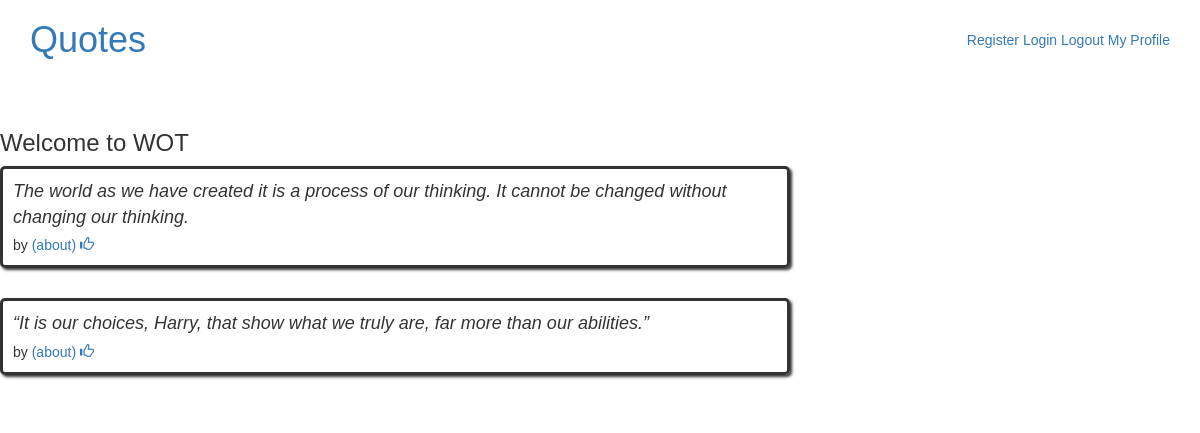
The page /apage/ on the database as committed earlier.
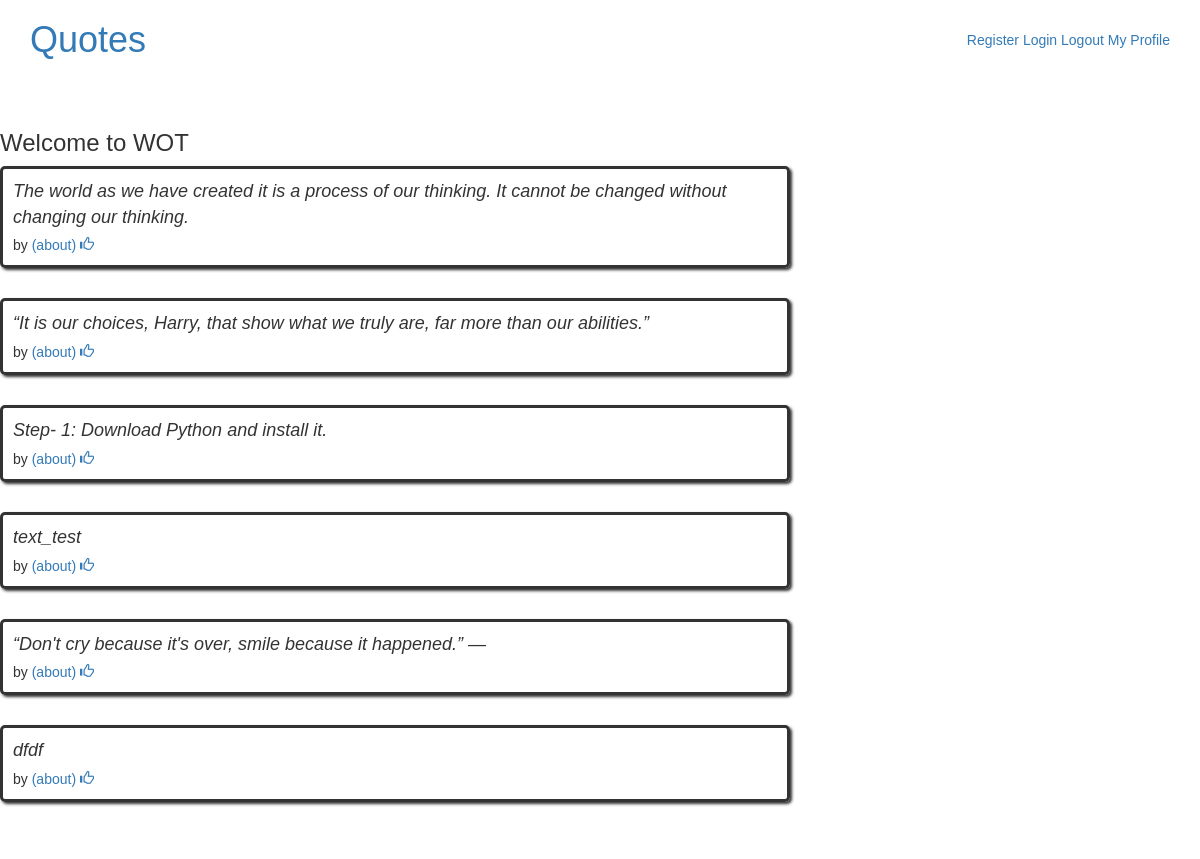
The same page on the database as committed later.
### apage/models.py (models this page shows, shortened)
class Quote(models.Model):
    text = models.CharField(max_length=1000, default="Write right on me...Pour your heart")
    tags = models.CharField(max_length=1000, default="Morality")

### apage/views.py (the view)
def index(request):
    all_quotes = Quote.objects.all()
    return render(request,'apage/index.html', {'all_quotes': all_quotes})

### apage/templates/apage/index.html
{% extends 'apage/base.html' %}
{% block content %}
    <h3>Welcome to WOT </h3>
    {% for quote in all_quotes %}
    <div class="row">
        <div class="col-md-8">
            <div class="quote" itemscope itemtype="#">
                <span class="text" itemprop="text">{{ quote.text }}</span>
                <span>by <small class="author" itemprop="author">{{ quote.artist }}</small>
                <a href="{% url 'apage:detail' quote.id %}">(about)</a>
                </span>
                <a href="#"><span class="glyphicon glyphicon-thumbs-up"></span></a>
            </div>
        </div>
    </div>
    {% endfor %}
{% endblock %}

Rows that differ between the two databases and show on the page:
added Quote: text "Step- 1: Download Python and install it."
added Quote: text "text_test"
added Quote: text "“Don't cry because it's over, smile because it happened.” ―"
added Quote: text "dfdf"
